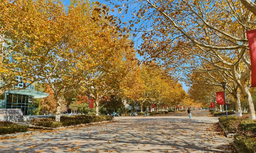
#> input picture 0309/1.png, 256 x 153 px, shrunk from 926 x 554 before the run, found by its file name
$ jupyter execute 0309h.ipynb
#> lines starting #> are read from the running program, lines starting #| are printed output that depends on the picture
##### CS.14

[cell 1]
import PIL.Image
def copy(im):
# 获取閃像的宽度 width 和高度 height， 并创建新图像
    width,height = im.size
    im_new = PIL.Image.new(im.mode, im.size)
#使用铁套循环，把旧图像的像素搭贝到新图像对应位置
    for i in range(0, width):
        for j in range(0, height):
            pixel = im.getpixel((i,j))
            im_new.putpixel((i,j), pixel)
    return im_new

#测试代码
if __name__=="__main__":
    im = PIL.Image.open('D:/20212022s/objectoriented2022/0309/1.png')
#> im is the input picture: PIL image 256x153 RGBA; mean R, G, B, A 139.1, 118.5, 80.1, 255
    copy(im).show()
#> in copy, `im_new = PIL.Image.new(im.mode, im.size)`: im_new: PIL image 256x153 RGBA; every value is 0

##### CS.15

[cell 2]
import PIL.Image

def crop(im,box):
    x1,y1,x2,y2=box
    width,height=x2-x1,y2-y1
    im_new=PIL.Image.new(im.mode,(width,height))
    for i in range(width):
        for j in range(height):
            pix=im.getpixel((x1+i,y1+j))
            im_new.putpixel((i,j),pix)
    return im_new

if __name__=='__main__':
    im=PIL.Image.open('D:/20212022s/objectoriented2022/0309/1.png')
    newwidth, newheight = im.size
#> newwidth = 256; newheight = 153
    box=0,0,int(0.6*newwidth),int(0.6*newheight)
#> box = (0, 0, 153, 91)
    crop(im,box).show()
#> in crop, `im_new=PIL.Image.new(im.mode,(width,height))`: im_new: PIL image 153x91 RGBA; every value is 0
#> after the loop in crop, `for i in range(width):`:
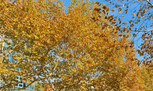
#> im_new: PIL image 153x91 RGBA; mean R, G, B, A 148.3, 124.4, 73.1, 255

##### CS.16

[cell 3]
import PIL.Image
def flip(im,orient="CC"):

# 获取閃像的宽度 width 和高度 height， 并创建新图像
    width,height = im.size
    im_new = PIL.Image.new(im.mode, im.size)
#使用铁套循环，把旧图像的像素搭贝到新图像对应位置
    for i in range(0, width):
        for j in range(0, height):
            pixel = im.getpixel((i,j))
            if orient=="CC":
                im_new.putpixel((width-i-1, j), pixel)
            else:#族转 180 度时
                im_new.putpixel((i,height-j-1), pixel)

    return im_new

#测试代码
if __name__=="__main__":
    im = PIL.Image.open('D:/20212022s/objectoriented2022/0309/1.png')
    flip(im, orient="CC").show()
#> after the loop in flip, `for i in range(0, width):`:
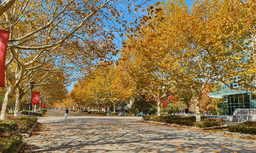
#> im_new: PIL image 256x153 RGBA; mean R, G, B, A 139.1, 118.5, 80.1, 255
    flip(im, orient="V").show()
#> call 2 of flip, with orient = 'V'
#> after the loop in flip (call 2), `for i in range(0, width):`:
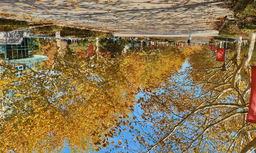
#> im_new: PIL image 256x153 RGBA; mean R, G, B, A 139.1, 118.5, 80.1, 255

##### CS.17

[cell 4]
import PIL.Image
def rotate(im,orient="CC"):
# 获取閃像的宽度 width和高度 height，并创建新图像
    width,height = im.size
    im_new = PIL.Image.new(im.mode, (height,width))
#使用铁套循环，把旧图像的像素搭贝到新图像对应位置
    for i in range(0, width):
        for j in range(0, height):
            pixel = im.getpixel((i,j))
            if orient=="CC":
                im_new.putpixel((j,width-i-1), pixel)
            else:#族转 180 度时
                im_new.putpixel((height-j-1,i), pixel)
    return im_new

#测试代码
if __name__=="__main__":
    im = PIL.Image.open('D:/20212022s/objectoriented2022/0309/1.png')
    rotate(im, orient="CC").show()
#> in rotate, `im_new = PIL.Image.new(im.mode, (height,width))`: im_new: PIL image 153x256 RGBA; every value is 0
#> after the loop in rotate, `for i in range(0, width):`:
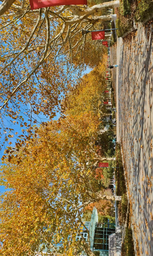
#> im_new: PIL image 153x256 RGBA; mean R, G, B, A 139.1, 118.5, 80.1, 255

[cell 5]
from PIL import Image

# 加载原始图片
img = Image.open("D:/20212022s/objectoriented2022/0309/1.png")

# 逆时针方向旋转
img2 = img.rotate(90,expand=True)
img2.show()

##### CS.18

[cell 6]
import PIL.Image
def smooth(im,orient="CC"):
    width,height = im.size
    im_new = PIL.Image.new(im.mode, im.size)
    for i in range(0, width):
        for j in range(0, height):
            pixel=[0,0,0,0]
            pixel[0] =int((im.getpixel((i,j))[0]+im.getpixel((max(i-1,0),j))[0]+im.getpixel((min(i+1,0),j))[0]+im.getpixel((i,max(j-1,0)))[0]+im.getpixel((i,min(j+1,0)))[0]+im.getpixel((min(i+1,0),min(j+1,0)))[0]+im.getpixel((min(i+1,0),max(j-1,0)))[0]+im.getpixel((max(i-1,0),max(j-1,0)))[0]+im.getpixel((max(i-1,0),min(j+1,0)))[0])/9)
            pixel[1] =int((im.getpixel((i,j))[1]+im.getpixel((max(i-1,0),j))[1]+im.getpixel((min(i+1,0),j))[1]+im.getpixel((i,max(j-1,0)))[1]+im.getpixel((i,min(j+1,0)))[1]+im.getpixel((min(i+1,0),min(j+1,0)))[1]+im.getpixel((min(i+1,0),max(j-1,0)))[1]+im.getpixel((max(i-1,0),max(j-1,0)))[1]+im.getpixel((max(i-1,0),min(j+1,0)))[1])/9)
            pixel[2] =int((im.getpixel((i,j))[2]+im.getpixel((max(i-1,0),j))[2]+im.getpixel((min(i+1,0),j))[2]+im.getpixel((i,max(j-1,0)))[2]+im.getpixel((i,min(j+1,0)))[2]+im.getpixel((min(i+1,0),min(j+1,0)))[2]+im.getpixel((min(i+1,0),max(j-1,0)))[2]+im.getpixel((max(i-1,0),max(j-1,0)))[2]+im.getpixel((max(i-1,0),min(j+1,0)))[2])/9)
            pixel[3] =int((im.getpixel((i,j))[3]+im.getpixel((max(i-1,0),j))[3]+im.getpixel((min(i+1,0),j))[3]+im.getpixel((i,max(j-1,0)))[3]+im.getpixel((i,min(j+1,0)))[3]+im.getpixel((min(i+1,0),min(j+1,0)))[3]+im.getpixel((min(i+1,0),max(j-1,0)))[3]+im.getpixel((max(i-1,0),max(j-1,0)))[3]+im.getpixel((max(i-1,0),min(j+1,0)))[3])/9)
            pixel=tuple(pixel)
            if orient=="CC":
                im_new.putpixel((i,j), pixel)
            else:#族转 180 度时
                im_new.putpixel((i,j), pixel)
    return im_new

#测试代码
if __name__=="__main__":
    im = PIL.Image.open('D:/20212022s/objectoriented2022/0309/1.png')
    smooth(im, orient="CC").show()
#> after the loop in smooth, `for i in range(0, width):`:
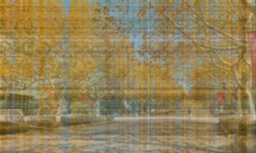
#> im_new: PIL image 256x153 RGBA; mean R, G, B, A 147, 129.6, 87.9, 255
